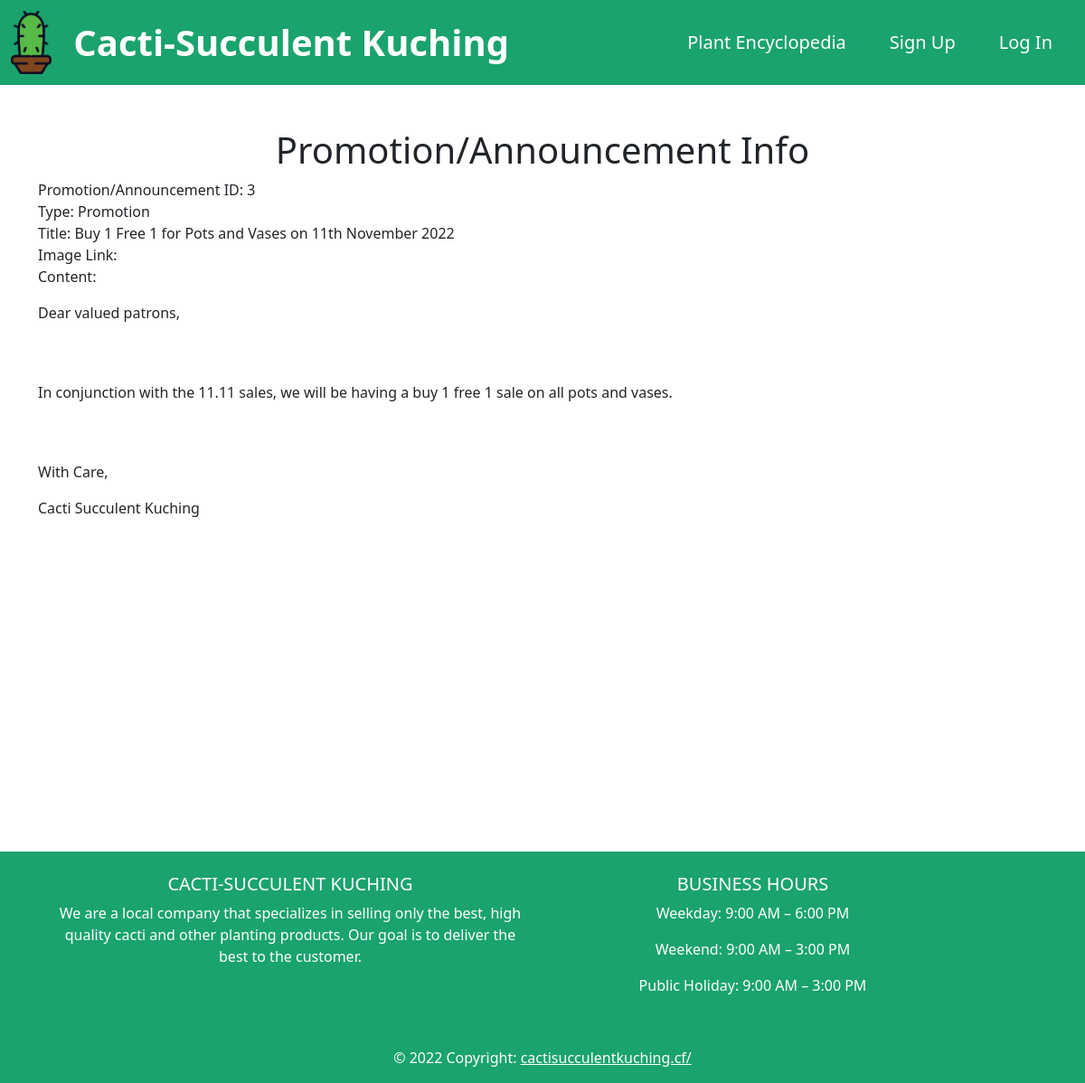
Screenshot of /content.php?id=3 with the database file from the repository.
### tables this page shows
CREATE TABLE IF NOT EXISTS `content_info` (
    content_id INT UNSIGNED NOT NULL AUTO_INCREMENT,
    content_type ENUM('Announcement', 'Promotion') NOT NULL,
    content_creation_timestamp TIMESTAMP NOT NULL,
    content_title VARCHAR(255) NOT NULL,
    content_resource TEXT,
    PRIMARY KEY (content_id)
);

### content.php (the view, shortened to what this page needs)
<?php
 if (isset($_GET['id'])) {
    $conn = start_connection();
    $sql = "SELECT * FROM content_info WHERE content_id = ?";
    $stmt = $conn->prepare($sql);
    $stmt->bind_param('i', $_GET['id']);
    $stmt->execute();
    $result = $stmt->get_result();
    if ($result->num_rows == 1) {
        $info = $result->fetch_assoc();
    }
 } else {
    header("Location: index.php");
    exit;
 }
?>
<!DOCTYPE html>
<html lang="en">
<head>
    <?php include 'page_head.php'; ?>
</head>
<body>
    <?php include 'header.php'; ?>
    <div class="container min-vh-100">
        <h1 class="text-center mt-5">Promotion/Announcement Info</h1>
        <div id="content-info" class="col-12">
            <p>
            Promotion/Announcement ID: <?php echo $_GET['id']; ?><br>
            Type: <?php echo $info['content_type']; ?><br>
            Title: <?php echo $info['content_title']; ?><br>
            Image Link: <?php echo $info['content_image']; ?><br>
            Content: <?php echo $info['content_resource']; ?>
            </p>
        </div>
    </div>
    <?php include 'footer.php'; ?>
</body>
</html>

### rows the page displays
content_info: content_type "Promotion", content_title "Buy 1 Free 1 for Pots and Vases on 11th November 2022", content_resource "Dear valued patrons, In conjunction with the 11.11 sales, we will be having a buy 1 free 1 sale on all pots and vases. With Care, Cacti Succulent Kuching"

### other values shown
$_GET['id'] "3"
